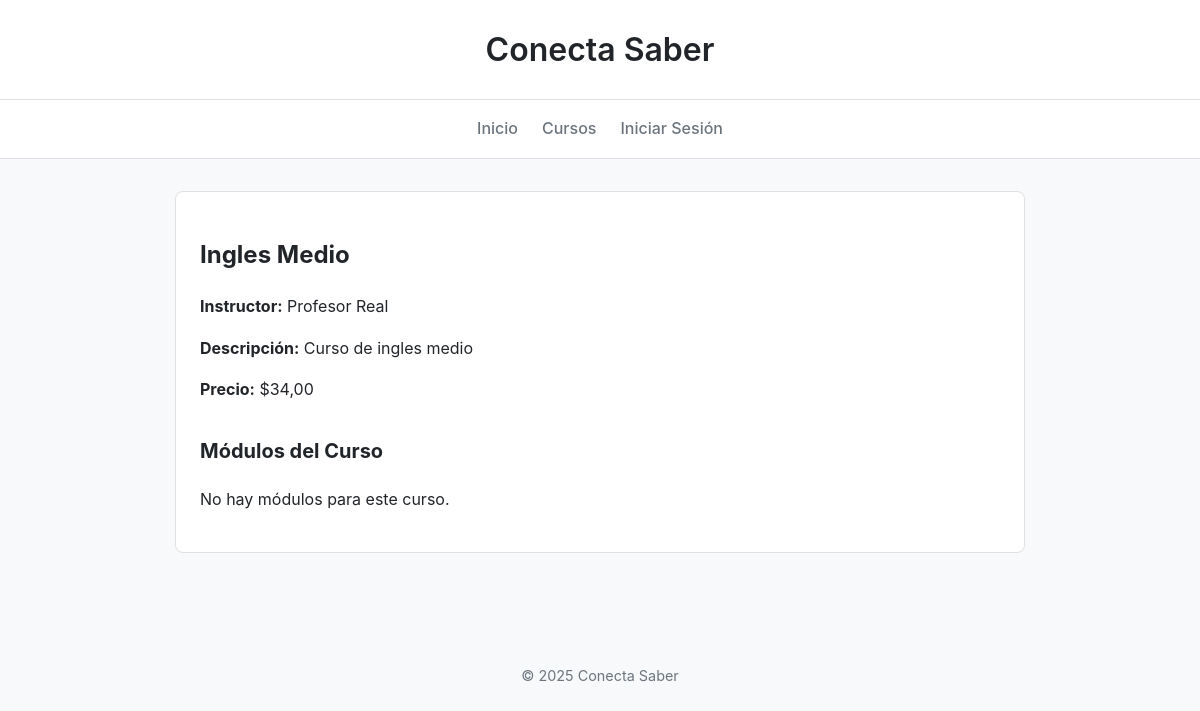
The page /cursos/7/ on the database its author committed.
### core/models.py (models this page shows, shortened)
class Curso(models.Model):
    instructor = models.ForeignKey(Usuario, on_delete=models.CASCADE, related_name='cursos')
    titulo = models.CharField(max_length=100)
    slug = models.SlugField(unique=True, blank=True)
    descripcion = models.TextField()
    precio = models.DecimalField(max_digits=10, decimal_places=2)
    tipo = models.CharField(
        max_length=20,
        choices=[('grabado', 'Grabado'), ('en vivo', 'En vivo')]
    )
    estado = models.CharField(
        max_length=20,
        choices=[('activo', 'Activo'), ('inactivo', 'Inactivo')],
        default='activo'
    )
    link_material = models.URLField(blank=True, null=True, help_text="Link opcional para material adicional del curso")
    archivo_pdf = models.FileField(upload_to='cursos/pdfs/', blank=True, null=True, help_text="Archivo PDF opcional para el curso")
    fecha_creacion = models.DateTimeField(auto_now_add=True)
    fecha_actualizacion = models.DateTimeField(auto_now=True)
    class Meta:
        ordering = ['-fecha_creacion']

class Usuario(AbstractUser):
    nombre_completo = models.CharField(max_length=100)
    es_estudiante = models.BooleanField(default=False)
    es_instructor = models.BooleanField(default=False)
    es_administrador = models.BooleanField(default=False)
    titulo_especialidad = models.CharField(max_length=100, blank=True, null=True, help_text="Título o especialidad del instructor (ej: 'Profesor de Historia', 'Ingeniero en Sistemas')")

### core/views.py (the view)
# urls.py: path('cursos/<int:pk>/', views.course_detail, name='course_detail'),
def course_detail(request: HttpRequest, pk: int) -> HttpResponse:
    course = get_object_or_404(Curso, pk=pk)
    return render(request, "core/course_detail.html", {"course": course})

### core/templates/core/course_detail.html (shortened to what this page needs)
{% extends "core/base.html" %}
{% block content %}
    <div class="course-card" style="max-width: 800px; margin: auto;">
        <h2>{{ course.titulo }}</h2>
        <p><strong>Instructor:</strong> {{ course.instructor.nombre_completo }}</p>
        <p><strong>Descripción:</strong> {{ course.descripcion }}</p>
        <p><strong>Precio:</strong> ${{ course.precio }}</p>
        <h3 style="margin-top: 2rem;">Módulos del Curso</h3>
        <ul style="list-style: none; padding: 0;">
            {% for modulo in course.modulos.all %}
                <li style="background-color: #f8f9fa; padding: 0.75rem; border-radius: 5px; margin-bottom: 0.5rem;">{{ modulo.titulo }}</li>
            {% empty %}
                <li>No hay módulos para este curso.</li>
            {% endfor %}
        </ul>
    </div>
{% endblock %}

### core/templates/core/base.html (style rules this page uses)
:root { --primary-color: #007bff; --secondary-color: #6c757d; --background-color: #f8f9fa; --text-color: #212529; --card-bg: #ffffff; --border-color: #dee2e6; }
body { font-family: -apple-system, BlinkMacSystemFont, "Segoe UI", Roboto, "Helvetica Neue", Arial, sans-serif; margin: 0; background-color: var(--background-color); color: var(--text-color); line-height: 1.6; }
.course-card { background-color: var(--card-bg); border: 1px solid var(--border-color); border-radius: 8px; padding: 1.5rem; transition: box-shadow 0.2s, transform 0.2s; }
.course-card h3 { margin-top: 0; font-size: 1.25rem; }

### rows shown on the page
Curso: titulo "Ingles Medio", instructor.nombre_completo "Profesor Real", descripcion "Curso de ingles medio", precio "34,00"
